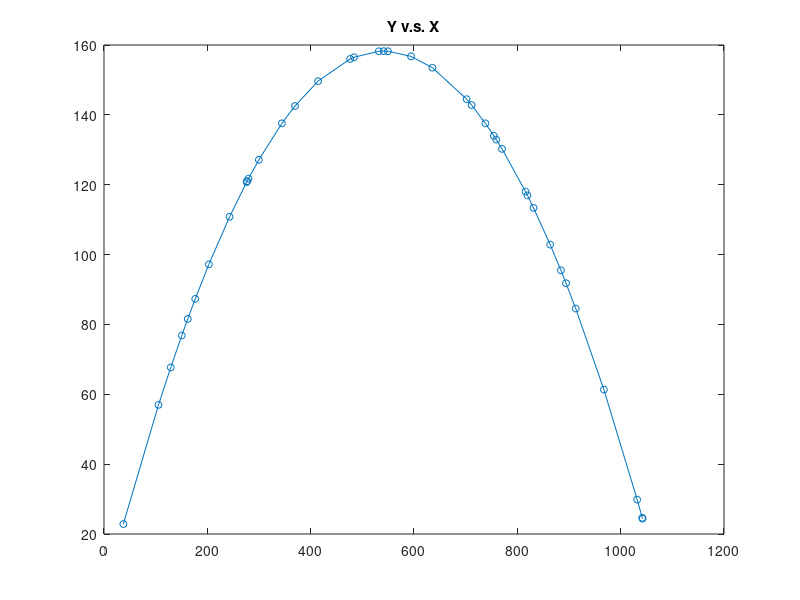

Here is the MATLAB script that generated this plot: (Note: this script raises an error after producing the figure.)
load('derdata.mat');

figure
plot(X,Y,'-o','MarkerSize',5)
title('Y v.s. X')

%Calculate the first derivative of (X,Y)
[fdy, fdx] = Der(Y,X,'fd');
[bdy, bdx] = Der(Y,X,'bd');
[cdy, cdx] = Der(Y,X,'cd');
[hody, hodx] = Der(Y,X,'hod');

figure
plot(cdx,cdy,'k','LineWidth',1)
title('1st derivative')

figure
plot(cdx,fdy-cdy,'b','LineWidth',1)
title('Compare forwardiff and centraldiff')
figure
plot(cdx,bdy-cdy,'g','LineWidth',1)
title('Compare backdiff and centraldiff')
figure
plot(cdx,hody-cdy,'r','LineWidth',1)
title('Compare higherorderdiff and centraldiff')

%Calculate the second derivative of (X,Y)
[cddy, cddx] = Der(cdy,cdx,'cd');

figure
plot(cddx,cddy,'k','LineWidth',1)
title('2nd derivative')


